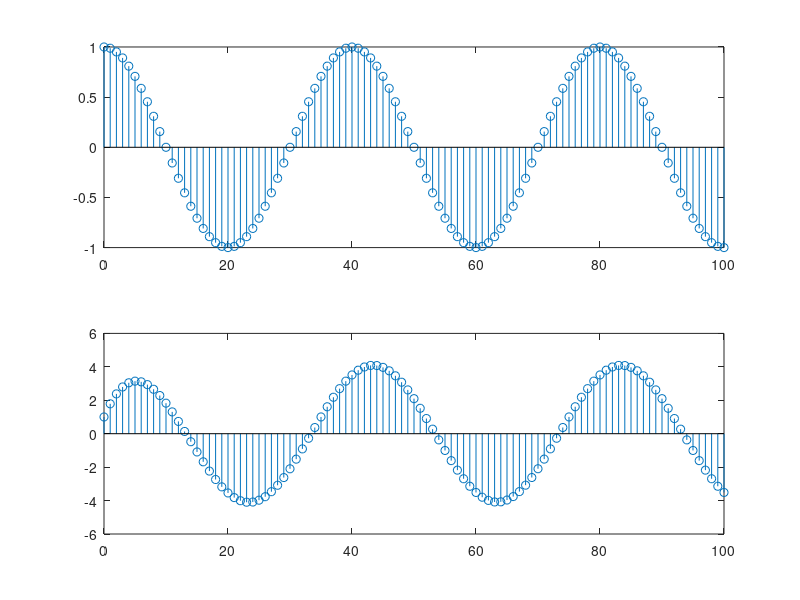

MATLAB code for this plot:
% Ex3_15
a = [1, -0.8];
b = 1;
n = 0:100;
x = cos(0.05 * pi * n);
y = filter(b, a, x);

subplot(2, 1, 1); stem(n, x);
subplot(2, 1, 2); stem(n, y);
